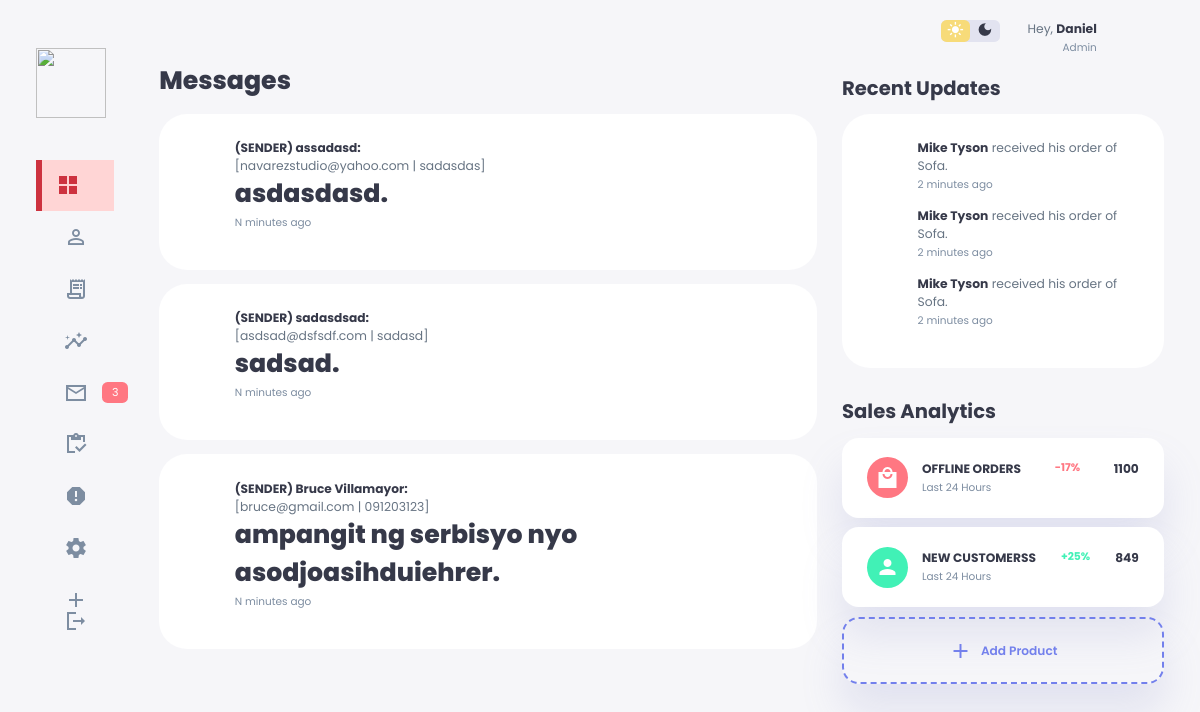
Screenshot of /main-dash/messages/ (signed in) with the database file from the repository.
### userauths/models.py (models this page shows, shortened)
class ContactUs(models.Model):
    full_name = models.CharField(max_length=200)
    email = models.CharField(max_length=200)
    phone = models.CharField(max_length=200)
    subject = models.CharField(max_length=200)
    message = models.TextField()
    class Meta:
        verbose_name = "Contact Us"
        verbose_name_plural = "Contact Us"

### core/decorators.py (the view)
        def wrapper_func(request, *args, **kwargs):
            group = None
            if request.user.groups.exists():
                group = request.user.groups.all()[0].name
            if group in allowed_roles:
                return view_func(request, *args, **kwargs)
            else:
                return HttpResponse('You are not allowed to view this page.')
            return view_func(request, *args, **kwargs)

### core/context_processor.py (called while the page is built)
def default(request):
    categories = Category.objects.all()
    vendors = Vendor.objects.all()
    min_max_price = Product.objects.aggregate(Min("price"), Max("price"))
    try:
        wishlist = wishlist_model.objects.filter(user=request.user)
    except:
        messages.warning(request, "You need to log in before accessing your wishlist.")
        wishlist = 0
    try:
        address = Address.objects.get(user=request.user)
    except:
        address = None
    return {
        'categories':categories,'wishlist':wishlist,'address':address,'vendors':vendors,'min_max_price':min_max_price,
    }

### core/views.py (called while the page is built)
@allowed_users(allowed_roles=['admin'])
def admindash_messages(request):
    message_list = ContactUs.objects.all()
    context = {
        "message_list":message_list,
    }
    return render(request, 'admindash/messages-dash.html',context)

### templates/admindash/messages-dash.html (shortened to what this page needs)
{% extends 'admindash/base-dash.html' %}
{% load static %}
{% block content %}
{% load humanize %}
        <main>
            <div class="recent-messagess">
                <h1>Messages</h1>
                {% for m in message_list %}
                <div class="messagess">
                    <div class="messages">
                        <div class="profile-photo">
                        </div>
                        <div class="message">
                            <h3>(SENDER) {{m.full_name}}:</h3>
                            <p>[{{m.email}} | {{m.phone}}]</p>
                            <h1> {{m.message}}. </h1>
                            <small class="text-muted">N minutes ago</small>
                        </div>
                    </div>
                </div>
                {% endfor %}
            </div>
        </main>
        {% endblock content %}

### static/assets/css/style.css (style rules this page uses)
:root { --color-brand:#cd323f; --color-brandlight:#ffd5d5; --color-primary:#7380ec; --color-danger:#ff7782; --color-success:#41f1b6; --color-warning:#ffbb55; --color-white:#fff; --color-info-dark:#7d8da1; --color-info-light:#dce1eb; --color-dark:#363949; --color-light:rgba(132,139,200,0.18); --color-primary-variant:#111e88; --color-dark-variant:#677483; --color-background:#f6f6f9; --card-border-radius:2rem; --border-radius-1:0.4rem; --border-radius-2:0.8rem; --border-radius-3:1.2rem; --card-padding:1.8rem; --padding-1:1.2rem; --box-shadow: 0 2rem 3rem var(--color-light); }
* { margin:0; padding:0; outline:0; appearance: none; border: 0; text-decoration: none; list-style:none; box-sizing: border-box; }
html { font-size:14px; }
body { width:100vw; height:100vw; font-family: poppins,sans-serif; font-size:0.88rem; background: var(--color-background); user-select:none; overflow-x: hidden; color:var(--color-dark); }
h1 { font-weight:800; font-size:1.8rem; }
h3 { font-size:0.87rem; }
small { font-size:0.75rem; }
.profile-photo { width:2.8rem; height:2.8rem; border-radius:50%; overflow:hidden; }
.text-muted { color: var(--color-info-dark); }
p { color:var(--color-dark-variant); }
main { margin-top:1.4rem; }
.recent-messagess { margin-top:3rem; }
.recent-messagess .messagess { margin-top: 1rem; background: var(--color-white); padding: var(--card-padding); border-radius:var(--card-border-radius); box-shadow: var(--box-shadow); transition:all 300ms ease; }
.recent-messagess .messagess { box-shadow: none; }
.recent-messagess .messagess .messages { display: grid; grid-template-columns: 2.6rem auto; gap:1rem; margin-bottom:1rem; }

### rows the page displays
ContactUs: full_name "assadasd", email "navarezstudio@yahoo.com", phone "sadasdas", message "asdasdasd"
ContactUs: full_name "sadasdsad", email "asdsad@dsfsdf.com", phone "sadasd", message "sadsad"
ContactUs: full_name "Bruce Villamayor", email "bruce@gmail.com", phone "091203123", message "ampangit ng serbisyo nyo asodjoasihduiehrer"

### other values shown
{{ message_list.count }} "3"
